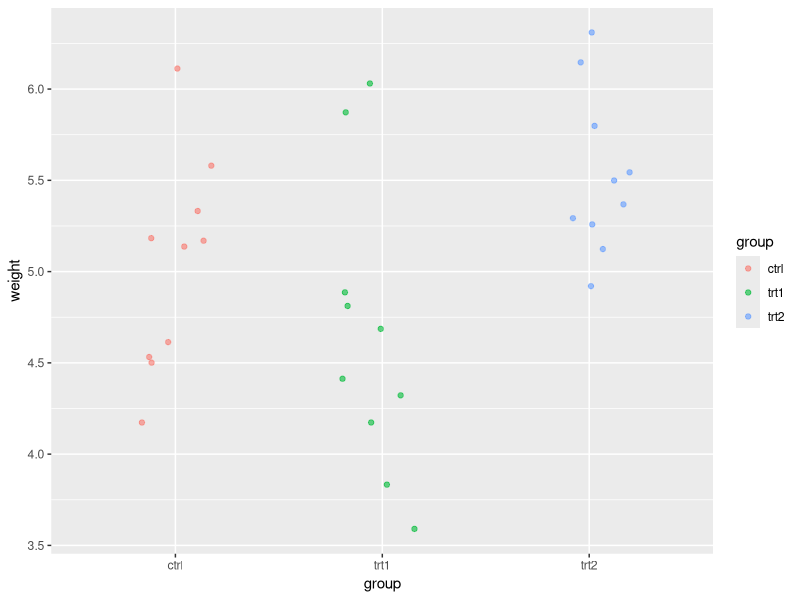
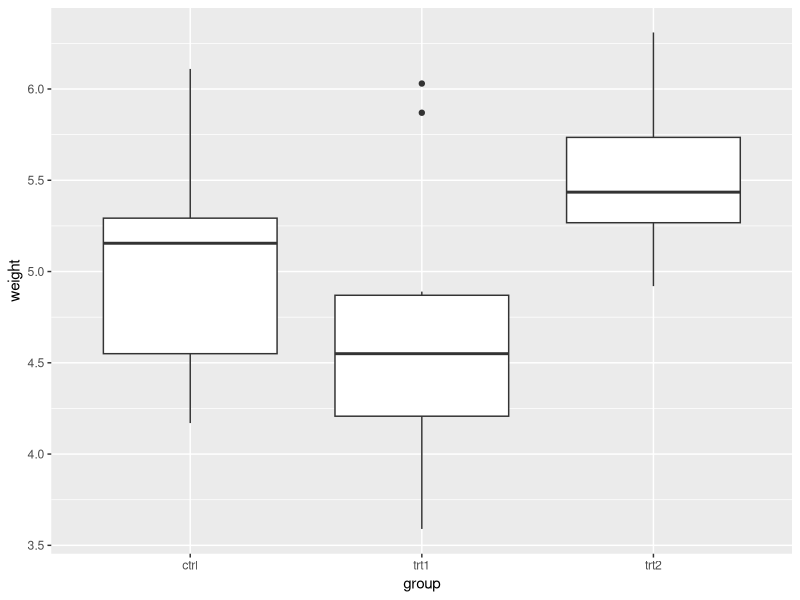
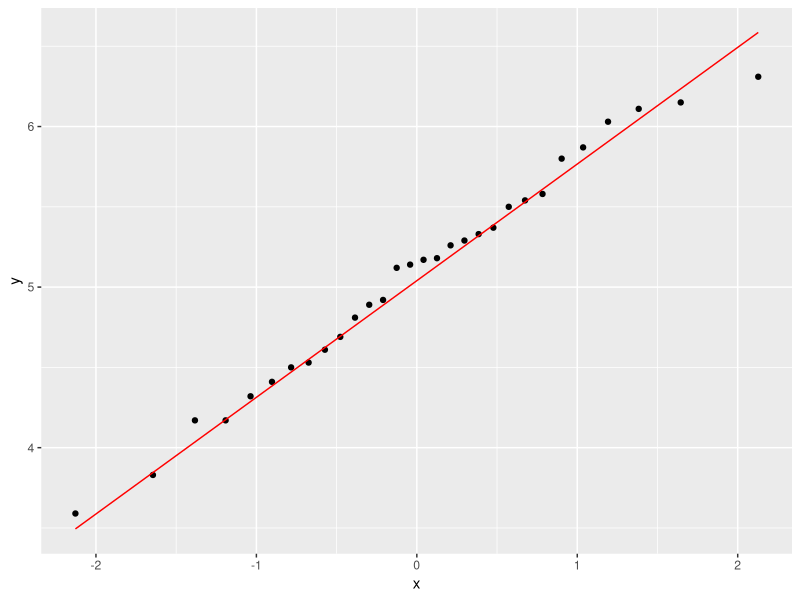
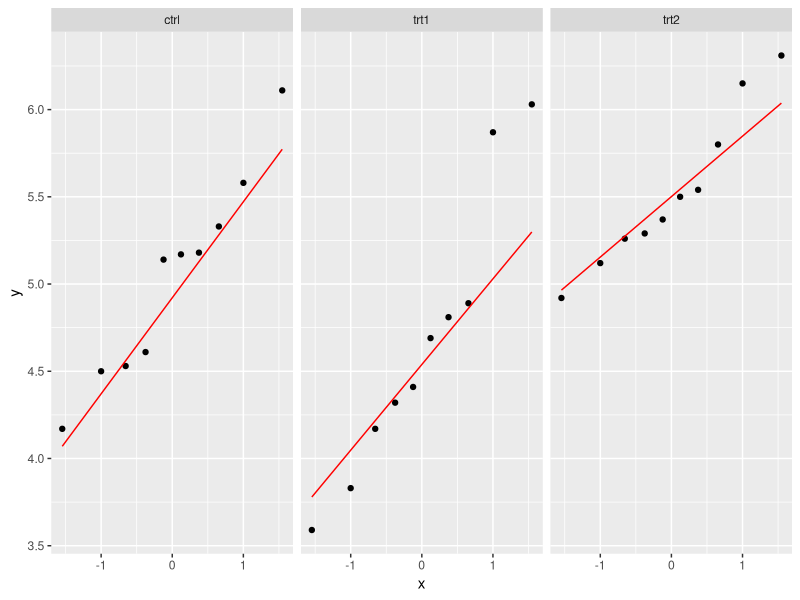
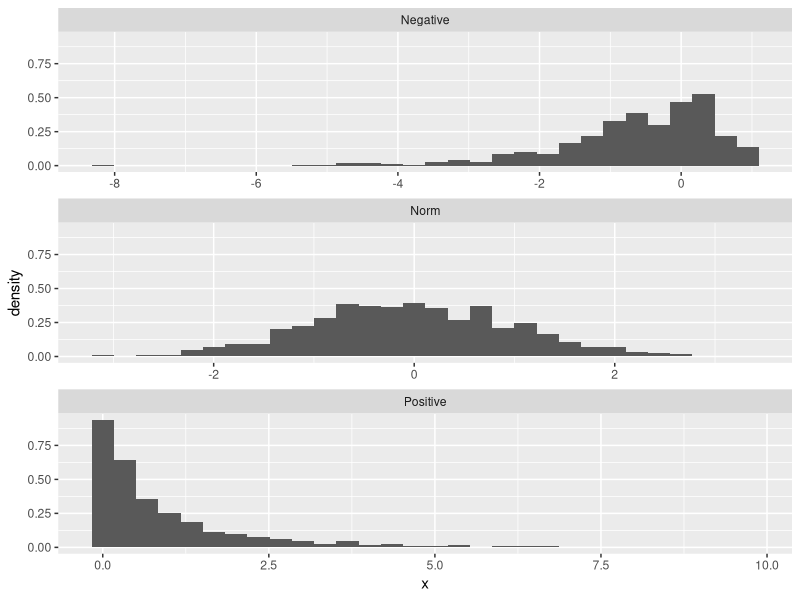
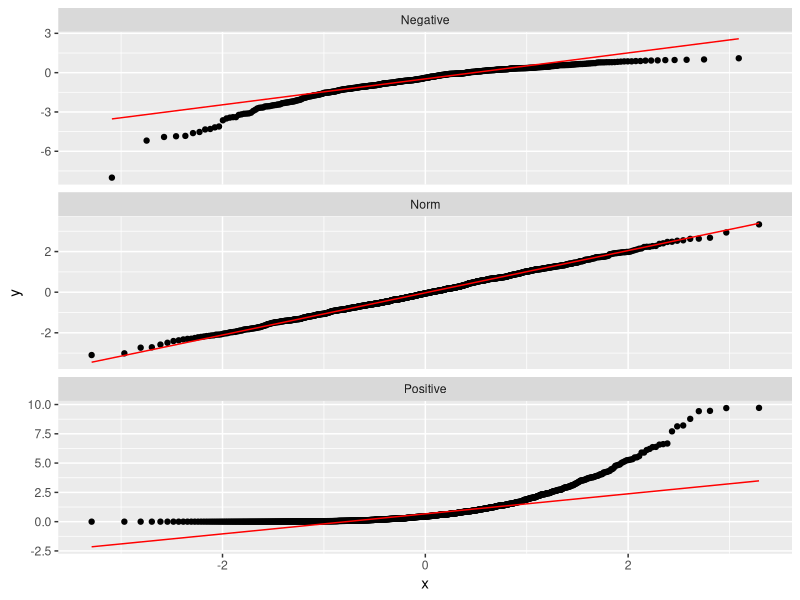
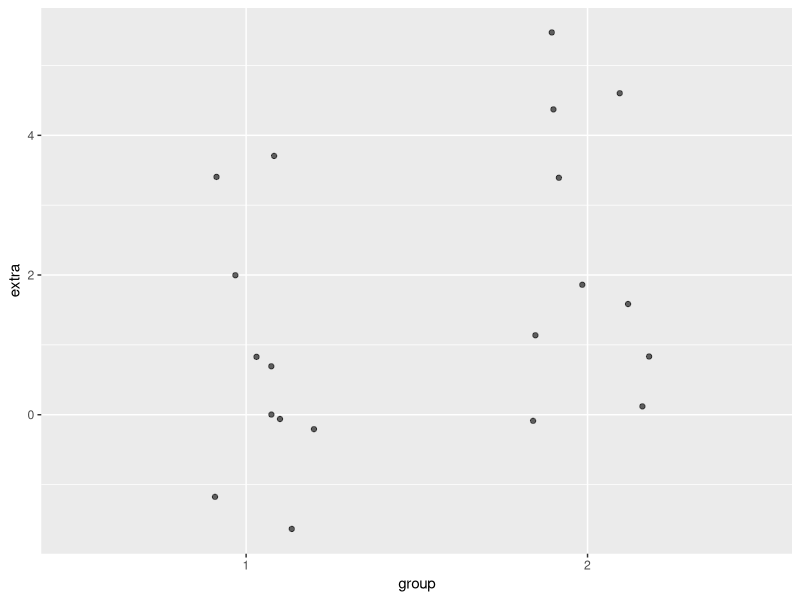

Recreate these plots in R, in order.
# Intro to R
# Rick Scavetta
# 25.11.2019
# DAwR workshop for ZIBI

# clear workspace
rm(list = ls())

# Load packages
# First, install (but only once!)
library(tidyverse)

# R syntax
n <- log2(8)
n

# The PlantGrowth dataset ----
# A built-in dataset
PlantGrowth

# Explore our data
summary(PlantGrowth)
str(PlantGrowth)
glimpse(PlantGrowth) # dplyr package (part of tidyverse)

# Descriptive statistics ----
# global mean
mean(PlantGrowth$weight)

# group-wise means
# Use shift + ctrl + m to get %>%, aka the "pipe operator"
# Say "... and then ..."
PlantGrowth %>% 
  group_by(group) %>%
  summarise(avg = mean(weight),
            stdev = sd(weight),
            n = n())

# Data Viz ----
# Use ggplot2, part of the tidyverse
# 3 essential layers
# 1 - Data
# 2 - Aesthetics, MAPPING a variable onto a scale/axis (x, y, color, size)
# 3 - Geometry, how the plot actually looks

# A "dotplot"
ggplot(PlantGrowth, aes(group, weight, color = group)) +
  geom_jitter(width = 0.2, alpha = 0.6)

# Boxplot
ggplot(PlantGrowth, aes(x = group, y = weight)) +
  geom_boxplot()

# Q-Q plot to see normality
# for all data together
ggplot(PlantGrowth, aes(sample = weight)) +
  stat_qq() +
  stat_qq_line(color = "red")

# group-wise:
ggplot(PlantGrowth, aes(sample = weight)) +
  stat_qq() +
  stat_qq_line(color = "red") +
  facet_grid(. ~ group)

# Extra example with QQ plots
sam <- 1000
myData <- data.frame(type = rep(c("Positive", 
                                  "Negative", 
                                  "Norm"), 
                                each = sam),
                     x = c(rnorm(sam)^2,
                           log(rnorm(sam)),
                           rnorm(sam)))

ggplot(myData, aes(x = x)) +
  geom_histogram(aes(y = ..density..)) +
  facet_wrap(type ~ ., scales = "free_x", ncol = 1)

ggplot(myData, aes(sample = x)) +
  stat_qq() +
  stat_qq_line(color = "red") +
  facet_wrap(type ~ ., ncol = 1, scale = "free_y")


# Inferential statistics ----
# First, define a linear model:
Plant_lm <- lm(weight ~ group, data = PlantGrowth)

# print the lm to the screen:
Plant_lm
# the 2nd and 3rd coefficients are 
# the differences in the means

# t-tests: Typically, use t.test() but here it's
# actually less convenient
# So here, use:
summary(Plant_lm)
# p-values are in "Pr(>|t|)"

# ANOVA
anova(Plant_lm)

## Alternatives ----
# All pair-wise t-test (aka Tukey's HSD Post-hoc test)
# Basically like the lm() above
Plant_aov <- aov(weight ~ group, data = PlantGrowth)
class(Plant_aov)
# ANOVA: Exactly as above
summary(Plant_aov)

# But now you can do the post-hoc test:
TukeyHSD(Plant_aov)

# So two different ways of doing an ANOVA:
# anova(lm(y ~ x))
# summary(aov(y ~ x))

# How to do just a single two-sample t-test:
sleep 
# y = extra (extra hours of sleep) 
# x = group (the drug given)

t.test(extra ~ group, data = sleep)
# p-value = 0.07939

ggplot(sleep, aes(x = group, y = extra)) +
  geom_jitter(width = 0.2, alpha = 0.6)

# Element 2: Functions ----
# Anything that happens is because of a function
# i.e. Verbs

# Arithmetic operators
34 + 6

# what really happened:
`+`(34, 6)

# BEDMAS - Order of operations
# Brakets, Exponents, Div, Mult, Add, Sub

2 + 3/4 # 2.75
(2 + 3)/4 # 1.25

# Make some simple objects
n <- 34
p <- 6

# Use just like numbers:
n + p

# Generic form of functions
# fun_name(fun_agr1 = ..., fun_arg2 = ...)

# Some features of functions:
# 1 - Call args by name or positional matching
log2(8) # short form, positional matching
log2(x = 8) # short form, named args
log(x = 8, base = 2) # long form, named args
log(base = 2, x = 8) # long form, named args
log(8, 2) # long form, positional matching
log(8, base = 2) # mix, very typical
log(2, x = 8) # Confusing! don't get fancy

# 2 - Call args by partial names
log(8, b = 2) # partial name matching

# 3 - Funs can have 0 to many uncountable args
# 4 - Args may be named or unnamed
ls() # 0 args

# e.g. very common functions - Combine c()
xx <- c(3, 8, 9, 23)
myNames <- c("healthy", "tissue", "quantity")

# seq() - Creates a seq of numbers
foo1 <- seq(from = 1, to = 100, by = 7)
foo1
# same as:
seq(1, 100, 7)

foo2 <- seq(1, n, p)
foo2  

# The colon operator, :, short cur for:
seq(1, 10, 1)
1:10

# Two fundamental classes of math functions:
# 1 - Transformation - same number of output as input
# e.g. log, sqrt, z-score, normalization, arithmetic operators
# 2 - Aggregrations - one value as output
# e.g. mean, sd, n, median, var

foo2 + 100 # Transformation
foo2 + foo2 # Transformation
sum(foo2) + foo2 # Aggregration, followed by Transformation
1:3 + foo2 # Transformation

###### FUNDAMENTAL CONCEPT!!! #######
###### VECTOR RECYCLING #############

1:4 + foo2

# 3 Different types of messages:
# 1 - information
# 2 - "Warning message": Maybe something went wrong
# 3 - "Error message": full stop, something IS wrong

# Calculate a linear transformation of xx
# where slope = 1.12, and y-intercept = -0.4
# e.g. mx + b (m is slope, b is y-intercept)
m <- 1.12
b <- -0.4
m * xx + b

# Element 3: Objects ----
# Anything that exists is an object
# e.g. Nouns

# The most data storage objects

# Vectors: 1-dimensional, homogenous data type

# e.g.
foo1 # 15 elements
foo2 # 6 elements
length(foo2) # how many elements
myNames # 3 elements

# 4 most common used-defined
# Atomic vector types
# Logical: TRUE/FALSE, T/F, 1/0 aka binary, Boolean
# Integers: Whole numbers (-5, -3, 6, 0, 8)
# Double: Real numbers (with decimals) aka float
# Character: aka strings (anything)

# Numeric: Generic for either integer or double

# type of data:
typeof(foo2)
typeof(myNames)


foo3 <- c("Liver", "Brain", "Testes", "Muscle",
          "Intestine", "Heart")
typeof(foo3)

foo4 <- c(TRUE, FALSE, FALSE, TRUE, TRUE, FALSE)
typeof(foo4)

# Hierarchy and Coercion
test <- c(1:10, "bob")
test # type is character

mean(test) # can't do math
# solutions:
# 1) Don't contaminate your numbers
# 2) Coercion with an as.*() function
test <- as.numeric(test)

# now we can do math
typeof(test)
mean(test, na.rm = TRUE) # don't forget to remove NAs in function

# Lists: 1-dimensional, heterogenous data types
# e.g.
typeof(Plant_lm)
length(Plant_lm) # 13 elements

# Plant_lm # a short-cut for...
# print(Plant_lm)

# attributes (meta-data)
attributes(Plant_lm)
# 2 attributes, names and class
# 13 named elements

# Access attributes with the typical accessor functions
names(Plant_lm)

# Any named element can be accessed with $ notation
Plant_lm$coefficients # a 3-element long vector
Plant_lm$residuals # a 30-element long vector
Plant_lm$model # the original data

# The class attribute
class(Plant_lm) # Tells R functions how to handle this object

# e.g.
class(Plant_aov) # aov
summary(Plant_aov) # ANOVA

class(Plant_lm) # lm
summary(Plant_lm) # t-tests

class(PlantGrowth) # data.frame
summary(PlantGrowth) # summarize each column

# Data frames: 2-dimensional, heterogenous data types
# R's version of an excel table
# rows = observations
# columns = variables
# Special class of type list
# where each element is a vector of the SAME length

# e.g.
PlantGrowth

names(PlantGrowth)
PlantGrowth$weight # numeric vector in a data frame

class(PlantGrowth)
typeof(PlantGrowth)

# typical functions:
dim(PlantGrowth) # 30 rows & 2 columns
nrow(PlantGrowth) # 30
ncol(PlantGrowth) # 2


